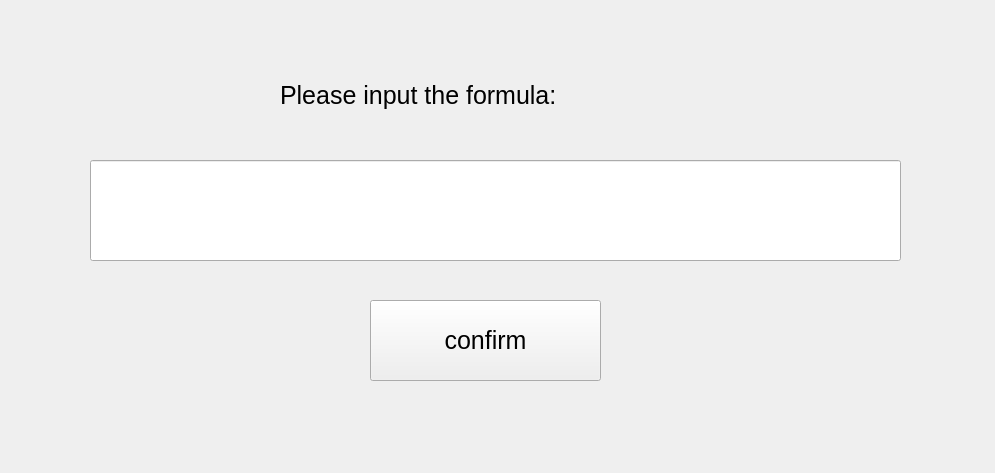
<?xml version="1.0" encoding="UTF-8"?>
<ui version="4.0">
 <class>Input</class>
 <widget class="QWidget" name="Input">
  <property name="geometry">
   <rect>
    <x>0</x>
    <y>0</y>
    <width>995</width>
    <height>473</height>
   </rect>
  </property>
  <property name="windowTitle">
   <string>Input Formula</string>
  </property>
  <widget class="QLineEdit" name="lineEdit">
   <property name="geometry">
    <rect>
     <x>90</x>
     <y>160</y>
     <width>811</width>
     <height>101</height>
    </rect>
   </property>
  </widget>
  <widget class="QLabel" name="label">
   <property name="geometry">
    <rect>
     <x>280</x>
     <y>70</y>
     <width>441</width>
     <height>51</height>
    </rect>
   </property>
   <property name="font">
    <font>
     <pointsize>19</pointsize>
    </font>
   </property>
   <property name="text">
    <string>Please input the formula:</string>
   </property>
  </widget>
  <widget class="QPushButton" name="pushButton">
   <property name="geometry">
    <rect>
     <x>370</x>
     <y>300</y>
     <width>231</width>
     <height>81</height>
    </rect>
   </property>
   <property name="font">
    <font>
     <pointsize>19</pointsize>
    </font>
   </property>
   <property name="text">
    <string>confirm</string>
   </property>
  </widget>
 </widget>
 <resources/>
 <connections/>
</ui>
